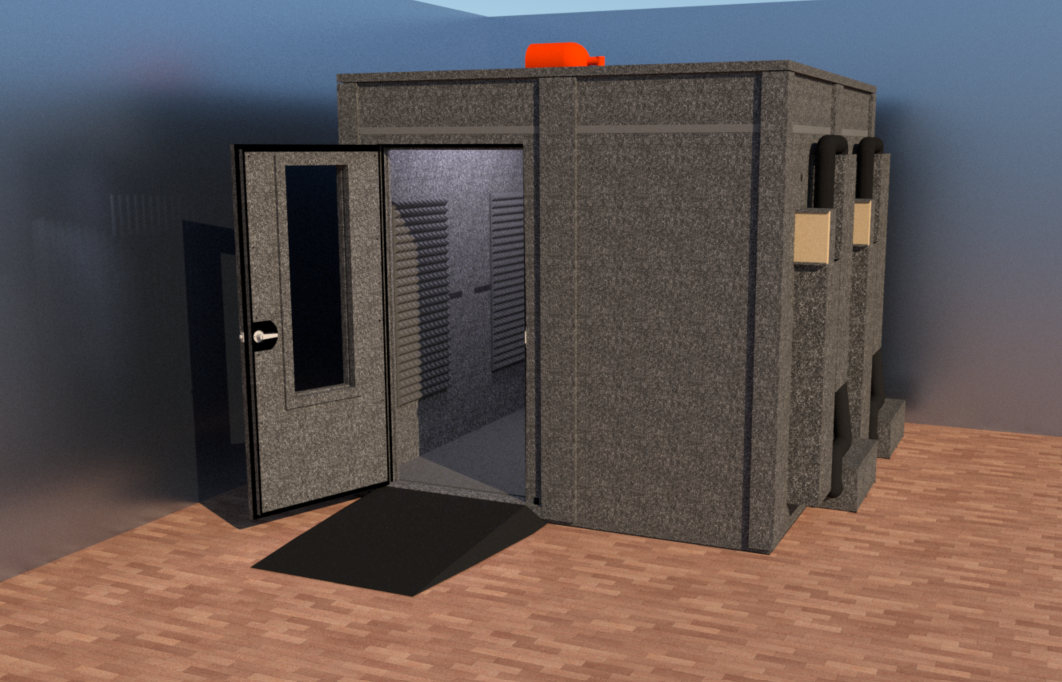
#> input picture proposals/examples/example-client/renders-web/01-mdl-9696-e-main-render.jpg, 1062 x 682 px, found by its file name
$ python lsd.py ../../../../proposals/examples/example-client/renders-web/01-mdl-9696-e-main-render.jpg ../../../../proposals/examples/example-client/renders-web/06-mdl-7296-e-main-render.jpg 1.0
#> lines starting #> are read from the running program, lines starting #| are printed output that depends on the picture
import sys, cv2, numpy as np, json
P='C:/Users/bento/OneDrive/Documents/Claude/Sketchup/WhisperRoom-SketchUp/clients/community-music-school/plans/'
photo, out, minlen = sys.argv[1], sys.argv[2], float(sys.argv[3])
im=cv2.imread(P+photo); g=cv2.cvtColor(im, cv2.COLOR_BGR2GRAY)
#> further down, im is the input picture: shape (682, 1062, 3); mean B, G, R 82, 84.3, 95.8
#> after `g = cv2.cvtColor(im, cv2.COLOR_BGR2GRAY)`:
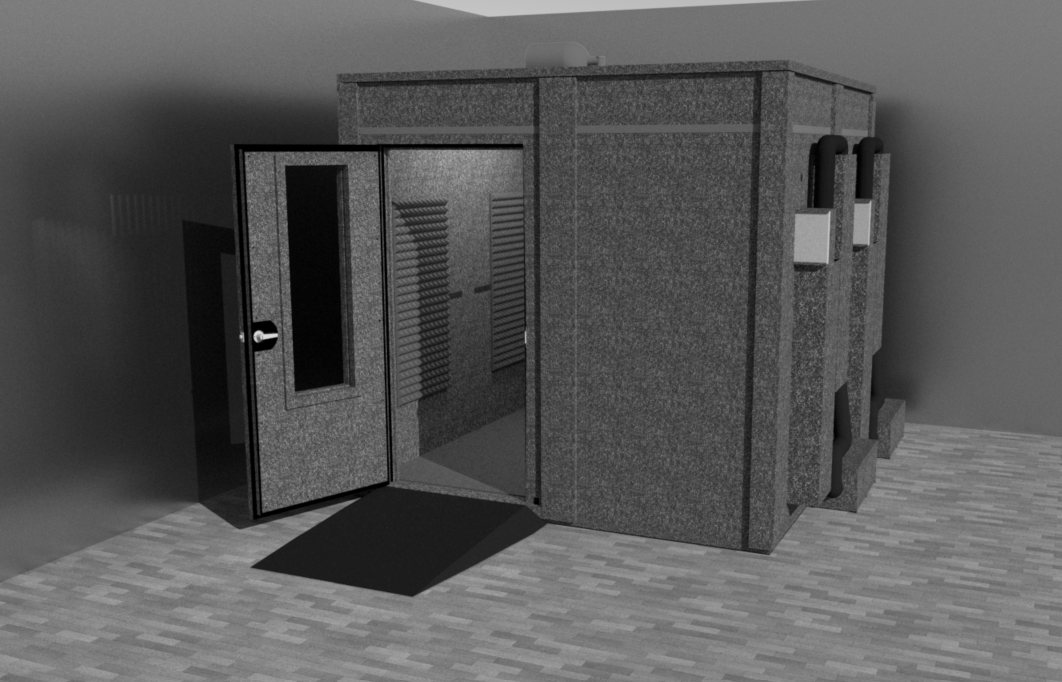
#> g: shape (682, 1062); min 0, max 223, mean 87.4
g=cv2.GaussianBlur(g,(5,5),1.5)
try:
    lsd=cv2.createLineSegmentDetector(cv2.LSD_REFINE_STD)
    lines=lsd.detect(g)[0].reshape(-1,4)
#> lines = 579 rows, first 6: [259.1, 340.6, 274.7, 336.8], [278.1, 332, 261.8, 333.4], [258, 328.3, 250.9, 333.6], [258.7, 327.4, 263.2, 333], [243.7, 339.5, 233.3, 144.3], [255.8, 339.3, 257, 344.3]
except Exception as e:
    print('LSD failed', e)
    ed=cv2.Canny(g,30,90)
    lines=cv2.HoughLinesP(ed,1,np.pi/720,80,minLineLength=minlen,maxLineGap=6).reshape(-1,4).astype(float)
L=np.hypot(lines[:,2]-lines[:,0], lines[:,3]-lines[:,1])
#> L = 579 values, max 475.2 at index 103, min 5.03 at index 58, mean 32.81
keep=lines[L>=minlen]
#> keep has the same summary as lines
print(len(lines), 'segments;', len(keep), 'long')
#| 579 segments; 579 long
vis=(im*0.6).astype(np.uint8)
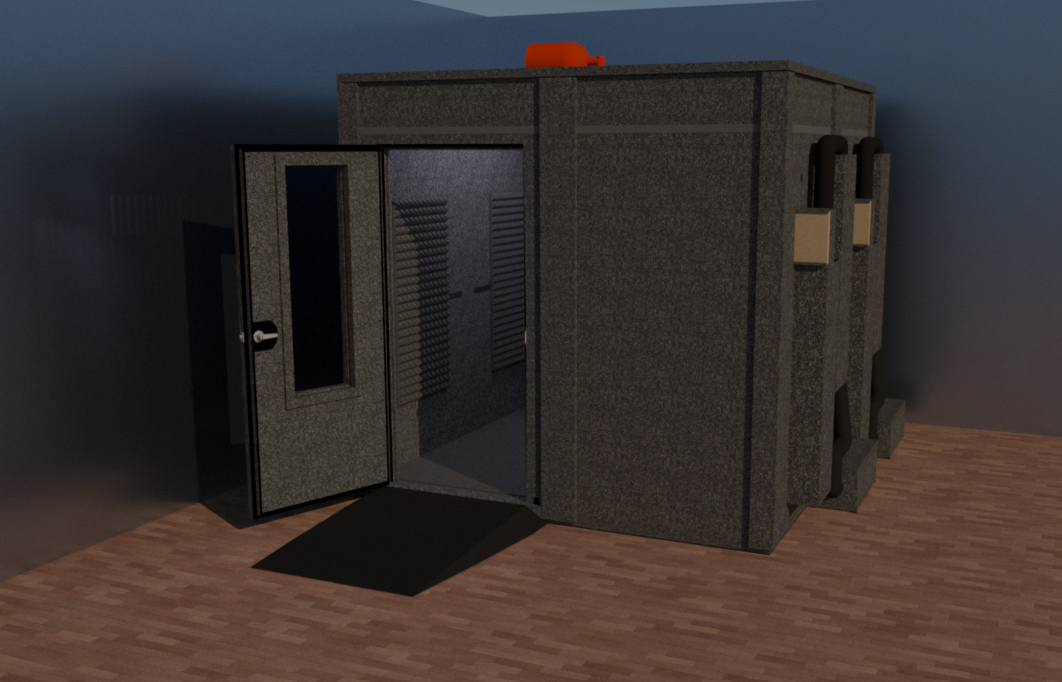
#> vis: shape (682, 1062, 3); mean B, G, R 48.8, 50.2, 57.1
res=[]
for i,(x1,y1,x2,y2) in enumerate(keep):
    c=tuple(int(v) for v in np.random.RandomState(i).randint(80,255,3))
    cv2.line(vis,(int(x1),int(y1)),(int(x2),int(y2)),c,4)
    mx,my=int((x1+x2)/2),int((y1+y2)/2)
    cv2.putText(vis,str(i),(mx+4,my-4),cv2.FONT_HERSHEY_SIMPLEX,1.3,(255,255,255),5)
    cv2.putText(vis,str(i),(mx+4,my-4),cv2.FONT_HERSHEY_SIMPLEX,1.3,c,2)
    res.append([i]+[round(float(v),1) for v in (x1,y1,x2,y2)])
#> this loop made 579 passes
#> (x1, y1, x2, y2, c, mx, my) on passes 1 to 3: (259.1, 340.6, 274.7, 336.8, (252, 127, 197), 266, 338), (278.1, 332, 261.8, 333.4, (117, 220, 152), 269, 332), (258, 328.3, 250.9, 333.6, (248, 95, 152), 254, 330)
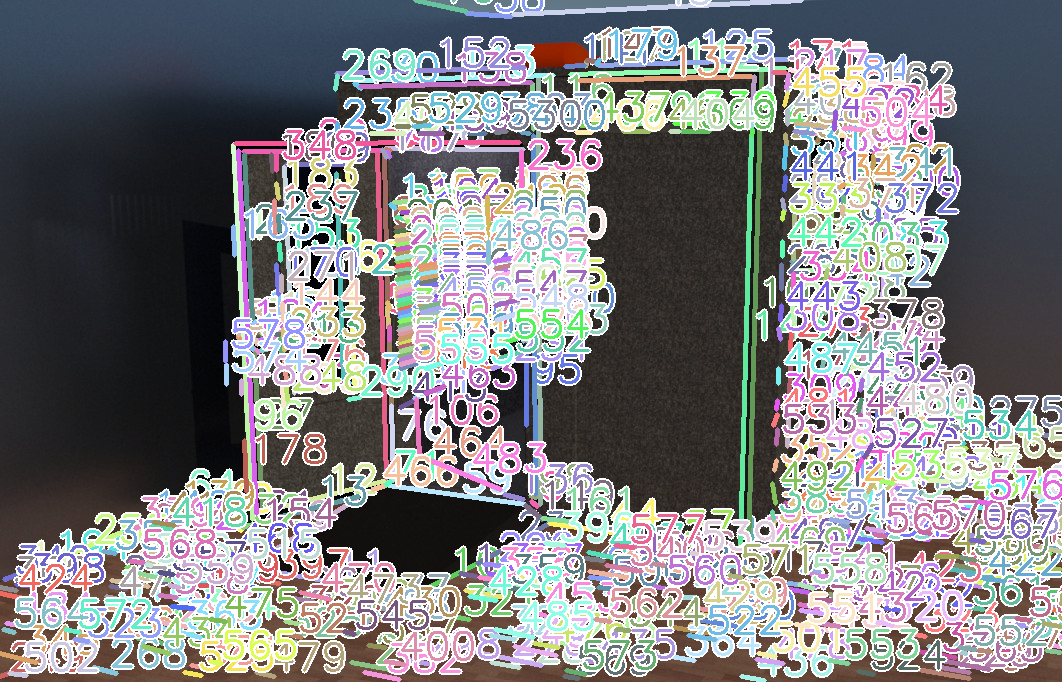
#> vis: shape (682, 1062, 3); mean B, G, R 129.4, 126.4, 127.2
#> after the loop, res = 579 items, first 6: [0, 259.1, 340.6, 274.7, 336.8], [1, 278.1, 332, 261.8, 333.4], [2, 258, 328.3, 250.9, 333.6], [3, 258.7, 327.4, 263.2, 333], [4, 243.7, 339.5, 233.3, 144.3], [5, 255.8, 339.3, 257, 344.3]
cv2.imwrite(out, vis)
json.dump(res, open(out.replace('.png','.json'),'w'))

$ run again, on proposals/examples/example-client/renders-web/03-mdl-9696-e-front.jpg
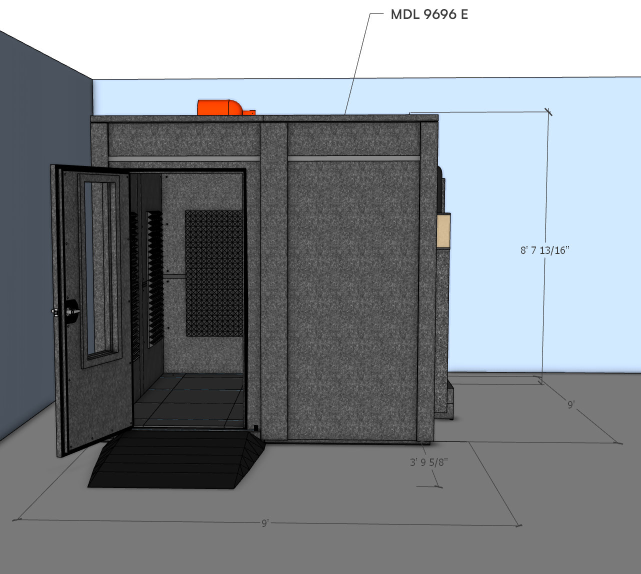
#> input picture proposals/examples/example-client/renders-web/03-mdl-9696-e-front.jpg, 1281 x 1147 px, found by its file name (shown at 1/2 size)
#> im is the input picture: shape (1147, 1281, 3); mean B, G, R 140, 135.5, 130.6
#> lines = 627 rows, first 6: [-0.229, 59.74, 187.7, 158.9], [877.4, 328.2, 886.1, 350.9], [793.5, 30.33, 798, 17.27], [894.7, 27.02, 889.1, 37.97], [801.9, 19.37, 802.3, 35.65], [897.8, 27.95, 903.4, 17.03]
#> L = 627 values, max 568.8 at index 82, min 3.87 at index 616, mean 56.01
#> keep has the same summary as lines
#| 627 segments; 627 long
#> `vis=(im*0.6).astype(np.uint8)`:
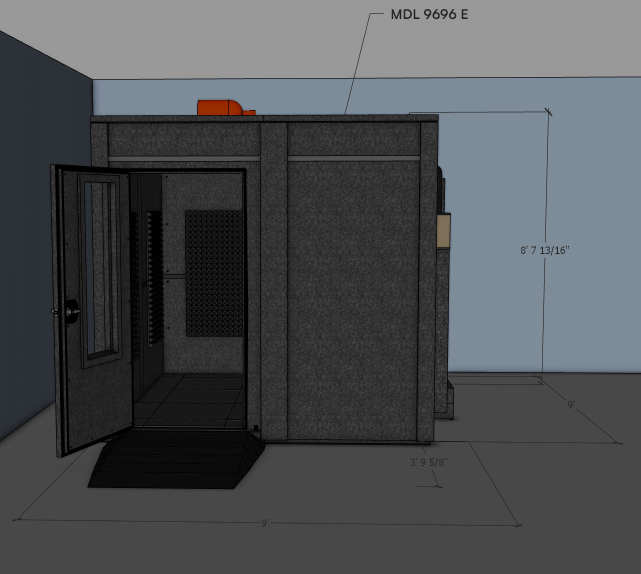
#> vis: shape (1147, 1281, 3) (shown at 1/2 size); mean B, G, R 83.7, 80.9, 78
#> the loop `for i,(x1,y1,x2,y2) in enumerate(keep):` made 627 passes
#> (x1, y1, x2, y2, c, mx, my) on passes 1 to 3: (-0.229, 59.74, 187.7, 158.9, (252, 127, 197), 93, 109), (877.4, 328.2, 886.1, 350.9, (117, 220, 152), 881, 339), (793.5, 30.33, 798, 17.27, (248, 95, 152), 795, 23)
#> after the loop `for i,(x1,y1,x2,y2) in enumerate(keep):`:
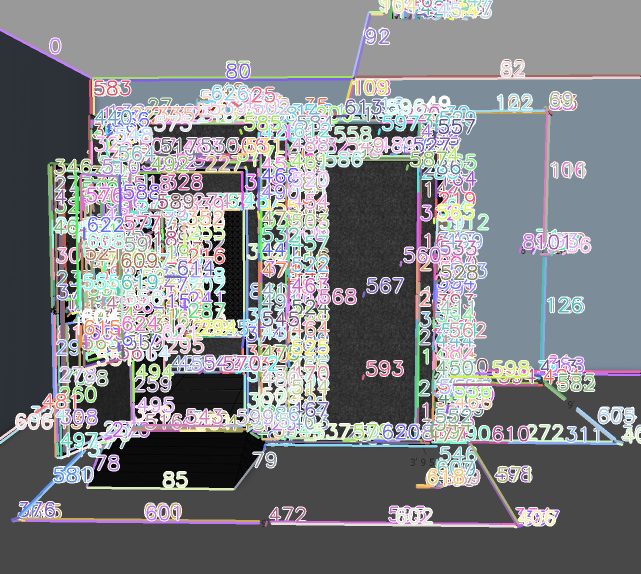
#> vis: shape (1147, 1281, 3) (shown at 1/2 size); mean B, G, R 133.3, 129.5, 128.1
#> after the loop `for i,(x1,y1,x2,y2) in enumerate(keep):`: res = 627 items, first 6: [0, -0.2, 59.7, 187.7, 158.9], [1, 877.4, 328.2, 886.1, 350.9], [2, 793.5, 30.3, 798, 17.3], [3, 894.7, 27, 889.1, 38], [4, 801.9, 19.4, 802.3, 35.6], [5, 897.8, 27.9, 903.4, 17]
